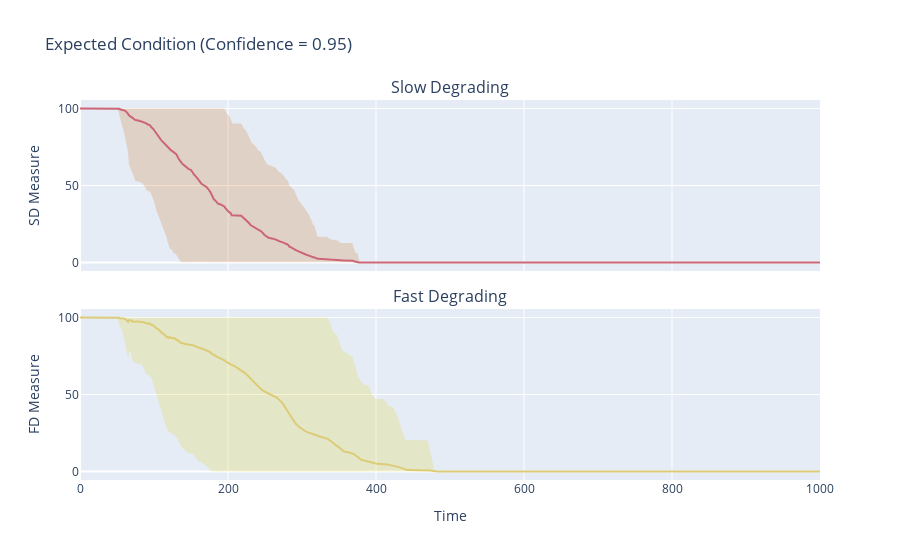

Source (notebook cell):
### Code cell
comp.mc_timeline(1000)
update_condition_fig(comp)

### Figure 1 — Plotly figure (JSON) as saved in the notebook; plotly's stock layout.template omitted (floating-point values rounded to 4 significant figures; data arrays with more than 128 entries replaced by an {"elided": "..."} marker saying what was removed)
{"data": [{"fill": "toself", "fillcolor": "rgba(204, 102, 11,0.2)", "line": {"color": "rgba(255,255,255,0)"}, "mode": "lines", "name": "slow_degrading", "showlegend": false, "type": "scatter", "x": {"elided": "2002 int values"}, "xaxis": "x", "y": {"elided": "2002 float values"}, "yaxis": "y"}, {"line": {"color": "rgb(204, 102, 119)"}, "mode": "lines", "name": "slow_degrading", "showlegend": false, "type": "scatter", "x": {"elided": "1001 int values"}, "xaxis": "x", "y": {"elided": "1001 float values"}, "yaxis": "y"}, {"fill": "toself", "fillcolor": "rgba(221, 204, 11,0.2)", "line": {"color": "rgba(255,255,255,0)"}, "mode": "lines", "name": "fast_degrading", "showlegend": false, "type": "scatter", "x": {"elided": "2002 int values"}, "xaxis": "x2", "y": {"elided": "2002 float values"}, "yaxis": "y2"}, {"line": {"color": "rgb(221, 204, 119)"}, "mode": "lines", "name": "fast_degrading", "showlegend": false, "type": "scatter", "x": {"elided": "1001 int values"}, "xaxis": "x2", "y": {"elided": "1001 float values"}, "yaxis": "y2"}], "layout": {"annotations": [{"font": {"size": 16}, "showarrow": false, "text": "Slow Degrading", "x": 0.5, "xanchor": "center", "xref": "paper", "y": 1, "yanchor": "bottom", "yref": "paper"}, {"font": {"size": 16}, "showarrow": false, "text": "Fast Degrading", "x": 0.5, "xanchor": "center", "xref": "paper", "y": 0.45, "yanchor": "bottom", "yref": "paper"}], "legend": {"traceorder": "normal"}, "title": {"text": "Expected Condition (Confidence = 0.95)"}, "xaxis": {"anchor": "y", "domain": [0, 1], "matches": "x2", "showticklabels": false}, "xaxis2": {"anchor": "y2", "automargin": true, "domain": [0, 1], "title": {"text": "Time"}}, "yaxis": {"anchor": "x", "automargin": true, "domain": [0.55, 1], "title": {"text": "SD Measure"}}, "yaxis2": {"anchor": "x2", "automargin": true, "domain": [0, 0.45], "title": {"text": "FD Measure"}}}}
